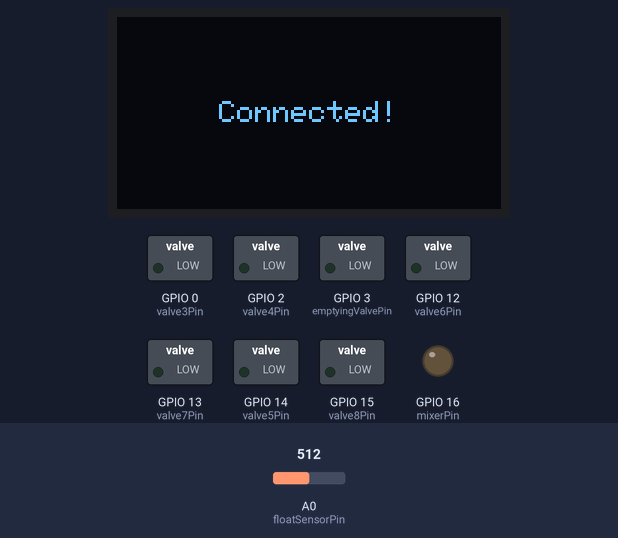
This sketch was run on a simulated ESP8266 (NodeMCU). Shown: 128×64 one-colour display, switched loads named in the sketch (green lamp = pin HIGH), output pins drawn as LEDs (lit = HIGH). The test bench sets the inputs (shaded band); at power-on: A0 (floatSensorPin) = 512. WiFi joins after 1.5 s; servers stay silent unless stated; the Firebase database answers and starts empty; pins used as bus, display or sensor lines are not drawn; what the sketch prints to the serial monitor is not drawn.

Above: at 10.2 s.
At 20.3 s:
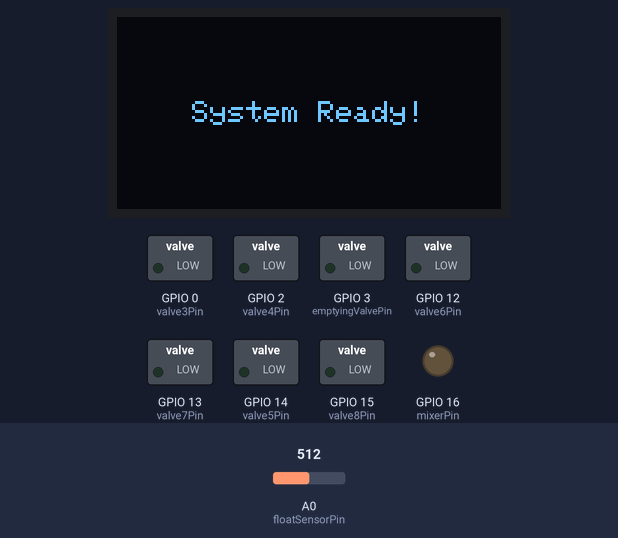

The sketch:

BartenderX.ino
```cpp
#include <ESP8266WiFi.h>
#include <Wire.h>
#include <FirebaseESP8266.h>
#include <ArduinoJson.h>
#include <Adafruit_SSD1306.h>
#include <Adafruit_GFX.h>

// Wifi bilgileri
const char* ssid = "WIFI_SSID";
const char* password = "WIFI_PASSWORD";

//OLED Ekran bilgileri
#define SCREEN_WIDTH 128
#define SCREEN_HEIGHT 64

Adafruit_SSD1306 display(SCREEN_WIDTH, SCREEN_HEIGHT, &Wire, -1);
// Firebase bilgileri
#define FIREBASE_HOST "YOUR_FIREBASE_HOST"
#define FIREBASE_AUTH "YOUR_FIREBASE_AUTH"

FirebaseData firebaseDataBase;

// Pin tanımlamaları
const int valve1Pin = 5;
const int valve2Pin = 4;
const int valve3Pin = 0;
const int valve4Pin = 2;
const int valve5Pin = 14;
const int valve6Pin = 12;
const int valve7Pin = 13;
const int valve8Pin = 15;
const int mixerPin = 16;
const int emptyingValvePin = 3;
const int floatSensorPin = A0;

int valveCounter = 1;
int valveArray[8] = {valve1Pin, valve2Pin, valve3Pin, valve4Pin, valve5Pin, valve6Pin, valve7Pin, valve8Pin};
String dbValues[8] = {"/recipe/valve1", "/recipe/valve2", "/recipe/valve3", "/recipe/valve4", "/recipe/valve5", "/recipe/valve6", "/recipe/valve7", "/recipe/valve8"};
int mixerTime = 0;
bool mixerOn = false;

void setup() {
  Serial.begin(9600);

  //OLED Ekran başlatma
  Wire.begin(5, 4);
  display.begin(SSD1306_SWITCHCAPVCC, 0x3C);
  display.clearDisplay();

  // Wifi bağlantısı
  WiFi.begin(ssid, password);
  while (WiFi.status() != WL_CONNECTED) {
    delay(100);
    showText("Connecting to Wi-Fi...");
    Serial.println("Connecting to WiFi...");
  }
  showText("Connected!");
  Serial.println("Wi-Fi connection complete!");
  Serial.println(WiFi.localIP());

  // Firebase bağlantısı
  Firebase.begin(FIREBASE_HOST, FIREBASE_AUTH);
  Firebase.reconnectWiFi(true);
  // Pin modları
  pinMode(emptyingValvePin, OUTPUT);
  digitalWrite(emptyingValvePin, LOW);
  for(int i=0; i<8; i++) {
    pinMode(valveArray[i], OUTPUT);
    digitalWrite(valveArray[i], LOW);
  }
  pinMode(mixerPin, OUTPUT);
  digitalWrite(mixerPin, LOW);

  Serial.print("System Ready!");
  showText("System Ready!");
}

void loop() {

  if(Firebase.getInt(firebaseDataBase, dbValues[valveCounter]) != 0) { // JSON verileri okuma
    int valveValue = Firebase.getInt(firebaseDataBase, dbValues[valveCounter]);
    openValve(valveArray[valveValue], valveValue); // valf açma işlemi
    valveCounter++;
  }
  else {
    valveCounter++;
  }

  if(valveCounter > 8 && !mixerOn) { // valf işlemleri tamamlandıktan sonra mixer için işlemlere geçiş
    mixerTime = Firebase.getInt(firebaseDataBase, "/recipe/mixerTime");
    if(mixerTime > 0) {
      mixerOn = true;
      startMixer(mixerTime);
      Serial.println("Mixing, please wait...");
      showText("Mixing, please wait...");
    }
    else {
      Serial.println("Preparing...");
      showText("Preparing...");
    }
  }

  if(!mixerOn && mixerTime == 0) { // mixer işlemi tamamlandıktan sonra boşaltma valfi işlemleri
    emptyingValve();

  }
}

void openValve(int valvePin, int valveValue) {
  digitalWrite(valvePin, HIGH);
  while(analogRead(floatSensorPin) != valveValue) { // şamandıra kontrolü
    delay(100);
  }
  digitalWrite(valvePin, LOW);
  valveCounter++;
}

void startMixer(int mixerTime) {
  digitalWrite(mixerPin, HIGH);
  delay(mixerTime * 1000);
  digitalWrite(mixerPin, LOW);
  mixerOn = false;
}

void emptyingValve() {
  digitalWrite(emptyingValvePin, HIGH); // boşaltma valfini aç
  while(analogRead(floatSensorPin) != 0) { // tank boşaltılana kadar bekleyin
    Serial.println(floatSensorPin);
    Serial.println(" Serving...");
    showText("Serving...");
    delay(100);
  }

  digitalWrite(emptyingValvePin, LOW); // boşaltma valfini kapat
  Serial.println("Served, Please take your glass.");
  showText("Ready! Please take your glass.");
}

void showText(String text) {
  display.clearDisplay();
  display.setTextSize(1);
  display.setTextColor(WHITE);
  int16_t x, y;
  uint16_t w, h;
  display.getTextBounds(text, 0, 0, &x, &y, &w, &h); // metnin boyutlarını hesapla
  int16_t x_pos = (SCREEN_WIDTH - w) / 2; // metni yatayda ortalama için gereken pozisyonu hesapla
  int16_t y_pos = (SCREEN_HEIGHT - h) / 2; // metni dikeyde ortalama için gereken pozisyonu hesapla
  display.setCursor(x_pos, y_pos);
  display.print(text);
  display.display();
  delay(10000);
}
```

Measured:
- what the display in image 0 shows lasts 10.0 s, from 10.2 s to 20.2 s
